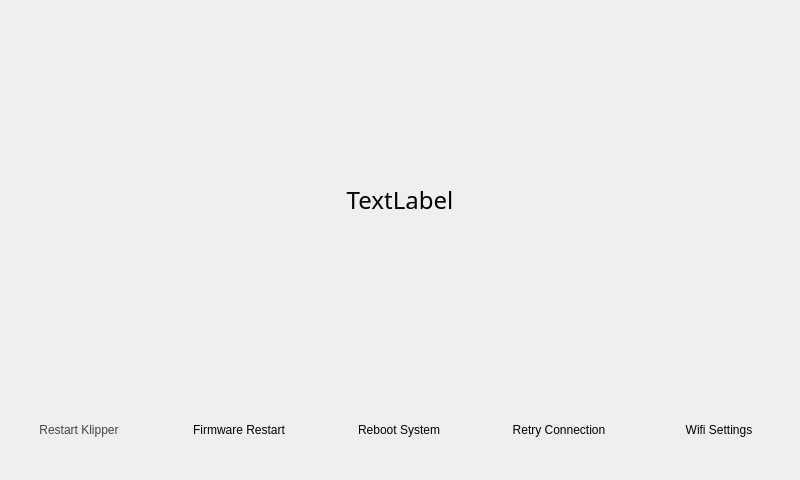
<?xml version="1.0" encoding="UTF-8"?>
<ui version="4.0">
 <class>ConnectivityForm</class>
 <widget class="QWidget" name="ConnectivityForm">
  <property name="windowModality">
   <enum>Qt::WindowModal</enum>
  </property>
  <property name="geometry">
   <rect>
    <x>0</x>
    <y>0</y>
    <width>800</width>
    <height>480</height>
   </rect>
  </property>
  <property name="sizePolicy">
   <sizepolicy hsizetype="Fixed" vsizetype="Fixed">
    <horstretch>0</horstretch>
    <verstretch>0</verstretch>
   </sizepolicy>
  </property>
  <property name="minimumSize">
   <size>
    <width>800</width>
    <height>480</height>
   </size>
  </property>
  <property name="maximumSize">
   <size>
    <width>800</width>
    <height>480</height>
   </size>
  </property>
  <property name="windowTitle">
   <string>Form</string>
  </property>
  <property name="windowOpacity">
   <double>1.000000000000000</double>
  </property>
  <property name="autoFillBackground">
   <bool>false</bool>
  </property>
  <property name="styleSheet">
   <string notr="true">#ConnectivityForm{
	
	
	background-image: url(:/background/1st_background.png);
}


#TextFrame &gt; QLabel{
	text-align: center;
	font-family: Momcake;
	font-style: normal;
	font-size: 18pt;
	color: rgba(255,255,255,1);
	text-align: center
}

</string>
  </property>
  <property name="class" stdset="0">
   <string/>
  </property>
  <widget class="QFrame" name="ButtonFrame">
   <property name="geometry">
    <rect>
     <x>-1</x>
     <y>390</y>
     <width>800</width>
     <height>80</height>
    </rect>
   </property>
   <property name="sizePolicy">
    <sizepolicy hsizetype="Preferred" vsizetype="Preferred">
     <horstretch>0</horstretch>
     <verstretch>0</verstretch>
    </sizepolicy>
   </property>
   <property name="minimumSize">
    <size>
     <width>800</width>
     <height>80</height>
    </size>
   </property>
   <property name="maximumSize">
    <size>
     <width>800</width>
     <height>80</height>
    </size>
   </property>
   <property name="baseSize">
    <size>
     <width>800</width>
     <height>80</height>
    </size>
   </property>
   <property name="font">
    <font>
     <stylestrategy>PreferAntialias</stylestrategy>
    </font>
   </property>
   <property name="tabletTracking">
    <bool>true</bool>
   </property>
   <property name="autoFillBackground">
    <bool>false</bool>
   </property>
   <property name="styleSheet">
    <string notr="true"/>
   </property>
   <property name="frameShape">
    <enum>QFrame::NoFrame</enum>
   </property>
   <property name="frameShadow">
    <enum>QFrame::Plain</enum>
   </property>
   <property name="lineWidth">
    <number>0</number>
   </property>
   <layout class="QHBoxLayout" name="horizontalLayout">
    <property name="spacing">
     <number>0</number>
    </property>
    <property name="sizeConstraint">
     <enum>QLayout::SetDefaultConstraint</enum>
    </property>
    <property name="leftMargin">
     <number>0</number>
    </property>
    <property name="topMargin">
     <number>0</number>
    </property>
    <property name="rightMargin">
     <number>0</number>
    </property>
    <property name="bottomMargin">
     <number>0</number>
    </property>
    <item>
     <widget class="CustomQPushButton" name="RestartKlipperButton">
      <property name="sizePolicy">
       <sizepolicy hsizetype="MinimumExpanding" vsizetype="Fixed">
        <horstretch>0</horstretch>
        <verstretch>0</verstretch>
       </sizepolicy>
      </property>
      <property name="minimumSize">
       <size>
        <width>160</width>
        <height>80</height>
       </size>
      </property>
      <property name="maximumSize">
       <size>
        <width>200</width>
        <height>80</height>
       </size>
      </property>
      <property name="baseSize">
       <size>
        <width>160</width>
        <height>80</height>
       </size>
      </property>
      <property name="palette">
       <palette>
        <active>
         <colorrole role="WindowText">
          <brush brushstyle="SolidPattern">
           <color alpha="255">
            <red>66</red>
            <green>66</green>
            <blue>66</blue>
           </color>
          </brush>
         </colorrole>
         <colorrole role="Text">
          <brush brushstyle="SolidPattern">
           <color alpha="255">
            <red>66</red>
            <green>66</green>
            <blue>66</blue>
           </color>
          </brush>
         </colorrole>
         <colorrole role="ButtonText">
          <brush brushstyle="SolidPattern">
           <color alpha="255">
            <red>66</red>
            <green>66</green>
            <blue>66</blue>
           </color>
          </brush>
         </colorrole>
        </active>
        <inactive>
         <colorrole role="WindowText">
          <brush brushstyle="SolidPattern">
           <color alpha="255">
            <red>66</red>
            <green>66</green>
            <blue>66</blue>
           </color>
          </brush>
         </colorrole>
         <colorrole role="Text">
          <brush brushstyle="SolidPattern">
           <color alpha="255">
            <red>66</red>
            <green>66</green>
            <blue>66</blue>
           </color>
          </brush>
         </colorrole>
         <colorrole role="ButtonText">
          <brush brushstyle="SolidPattern">
           <color alpha="255">
            <red>66</red>
            <green>66</green>
            <blue>66</blue>
           </color>
          </brush>
         </colorrole>
        </inactive>
        <disabled>
         <colorrole role="WindowText">
          <brush brushstyle="SolidPattern">
           <color alpha="255">
            <red>66</red>
            <green>66</green>
            <blue>66</blue>
           </color>
          </brush>
         </colorrole>
         <colorrole role="Text">
          <brush brushstyle="SolidPattern">
           <color alpha="255">
            <red>66</red>
            <green>66</green>
            <blue>66</blue>
           </color>
          </brush>
         </colorrole>
         <colorrole role="ButtonText">
          <brush brushstyle="SolidPattern">
           <color alpha="255">
            <red>66</red>
            <green>66</green>
            <blue>66</blue>
           </color>
          </brush>
         </colorrole>
        </disabled>
       </palette>
      </property>
      <property name="font">
       <font>
        <strikeout>false</strikeout>
        <stylestrategy>PreferAntialias</stylestrategy>
        <kerning>false</kerning>
       </font>
      </property>
      <property name="cursor">
       <cursorShape>BlankCursor</cursorShape>
      </property>
      <property name="tabletTracking">
       <bool>true</bool>
      </property>
      <property name="focusPolicy">
       <enum>Qt::NoFocus</enum>
      </property>
      <property name="contextMenuPolicy">
       <enum>Qt::NoContextMenu</enum>
      </property>
      <property name="layoutDirection">
       <enum>Qt::LeftToRight</enum>
      </property>
      <property name="autoFillBackground">
       <bool>false</bool>
      </property>
      <property name="styleSheet">
       <string notr="true"/>
      </property>
      <property name="text">
       <string>Restart Klipper</string>
      </property>
      <property name="iconSize">
       <size>
        <width>46</width>
        <height>42</height>
       </size>
      </property>
      <property name="checkable">
       <bool>false</bool>
      </property>
      <property name="autoRepeat">
       <bool>false</bool>
      </property>
      <property name="autoExclusive">
       <bool>false</bool>
      </property>
      <property name="autoRepeatDelay">
       <number>0</number>
      </property>
      <property name="autoRepeatInterval">
       <number>0</number>
      </property>
      <property name="autoDefault">
       <bool>false</bool>
      </property>
      <property name="flat">
       <bool>true</bool>
      </property>
      <property name="iconPixmap" stdset="0">
       <pixmap resource="resources/system_resources.qrc">:/icons/media/btn_icons/filament_icon.svg</pixmap>
      </property>
      <property name="borderLeftPixmap" stdset="0">
       <pixmap resource="resources/button_resources.qrc">:/button_borders/media/buttons/btn_part1.svg</pixmap>
      </property>
      <property name="borderCenterPixmap" stdset="0">
       <pixmap resource="resources/button_resources.qrc">:/button_borders/media/buttons/btn_part2.svg</pixmap>
      </property>
      <property name="borderRightPixmap" stdset="0">
       <pixmap resource="resources/button_resources.qrc">:/button_borders/media/buttons/btn_part3.svg</pixmap>
      </property>
     </widget>
    </item>
    <item>
     <widget class="CustomQPushButton" name="FirmwareRestartButton">
      <property name="sizePolicy">
       <sizepolicy hsizetype="MinimumExpanding" vsizetype="Fixed">
        <horstretch>0</horstretch>
        <verstretch>0</verstretch>
       </sizepolicy>
      </property>
      <property name="minimumSize">
       <size>
        <width>160</width>
        <height>80</height>
       </size>
      </property>
      <property name="maximumSize">
       <size>
        <width>200</width>
        <height>80</height>
       </size>
      </property>
      <property name="baseSize">
       <size>
        <width>160</width>
        <height>80</height>
       </size>
      </property>
      <property name="cursor">
       <cursorShape>BlankCursor</cursorShape>
      </property>
      <property name="tabletTracking">
       <bool>true</bool>
      </property>
      <property name="focusPolicy">
       <enum>Qt::NoFocus</enum>
      </property>
      <property name="contextMenuPolicy">
       <enum>Qt::NoContextMenu</enum>
      </property>
      <property name="autoFillBackground">
       <bool>false</bool>
      </property>
      <property name="text">
       <string>Firmware Restart</string>
      </property>
      <property name="autoDefault">
       <bool>false</bool>
      </property>
      <property name="default">
       <bool>false</bool>
      </property>
      <property name="flat">
       <bool>true</bool>
      </property>
      <property name="class" stdset="0">
       <string>system_control_btn</string>
      </property>
      <property name="iconPixmap" stdset="0">
       <pixmap/>
      </property>
      <property name="borderLeftPixmap" stdset="0">
       <pixmap resource="resources/button_resources.qrc">:/button_borders/media/buttons/btn_part1.svg</pixmap>
      </property>
      <property name="borderCenterPixmap" stdset="0">
       <pixmap resource="resources/button_resources.qrc">:/button_borders/media/buttons/btn_part2.svg</pixmap>
      </property>
      <property name="borderRightPixmap" stdset="0">
       <pixmap resource="resources/button_resources.qrc">:/button_borders/media/buttons/btn_part3.svg</pixmap>
      </property>
     </widget>
    </item>
    <item>
     <widget class="CustomQPushButton" name="RebootSystemButton">
      <property name="sizePolicy">
       <sizepolicy hsizetype="MinimumExpanding" vsizetype="Fixed">
        <horstretch>0</horstretch>
        <verstretch>0</verstretch>
       </sizepolicy>
      </property>
      <property name="minimumSize">
       <size>
        <width>160</width>
        <height>80</height>
       </size>
      </property>
      <property name="maximumSize">
       <size>
        <width>200</width>
        <height>80</height>
       </size>
      </property>
      <property name="baseSize">
       <size>
        <width>160</width>
        <height>80</height>
       </size>
      </property>
      <property name="cursor">
       <cursorShape>BlankCursor</cursorShape>
      </property>
      <property name="tabletTracking">
       <bool>true</bool>
      </property>
      <property name="focusPolicy">
       <enum>Qt::NoFocus</enum>
      </property>
      <property name="contextMenuPolicy">
       <enum>Qt::NoContextMenu</enum>
      </property>
      <property name="autoFillBackground">
       <bool>false</bool>
      </property>
      <property name="text">
       <string>Reboot System</string>
      </property>
      <property name="autoDefault">
       <bool>false</bool>
      </property>
      <property name="default">
       <bool>false</bool>
      </property>
      <property name="flat">
       <bool>true</bool>
      </property>
      <property name="class" stdset="0">
       <string>system_control_btn</string>
      </property>
      <property name="iconPixmap" stdset="0">
       <pixmap/>
      </property>
      <property name="borderLeftPixmap" stdset="0">
       <pixmap resource="resources/button_resources.qrc">:/button_borders/media/buttons/btn_part1.svg</pixmap>
      </property>
      <property name="borderCenterPixmap" stdset="0">
       <pixmap resource="resources/button_resources.qrc">:/button_borders/media/buttons/btn_part2.svg</pixmap>
      </property>
      <property name="borderRightPixmap" stdset="0">
       <pixmap resource="resources/button_resources.qrc">:/button_borders/media/buttons/btn_part3.svg</pixmap>
      </property>
     </widget>
    </item>
    <item>
     <widget class="CustomQPushButton" name="RetryConnectionButton">
      <property name="sizePolicy">
       <sizepolicy hsizetype="MinimumExpanding" vsizetype="Fixed">
        <horstretch>0</horstretch>
        <verstretch>0</verstretch>
       </sizepolicy>
      </property>
      <property name="minimumSize">
       <size>
        <width>160</width>
        <height>80</height>
       </size>
      </property>
      <property name="maximumSize">
       <size>
        <width>200</width>
        <height>80</height>
       </size>
      </property>
      <property name="baseSize">
       <size>
        <width>160</width>
        <height>80</height>
       </size>
      </property>
      <property name="tabletTracking">
       <bool>true</bool>
      </property>
      <property name="focusPolicy">
       <enum>Qt::ClickFocus</enum>
      </property>
      <property name="autoFillBackground">
       <bool>false</bool>
      </property>
      <property name="styleSheet">
       <string notr="true"/>
      </property>
      <property name="text">
       <string>Retry Connection</string>
      </property>
      <property name="icon">
       <iconset>
        <normaloff>:/Svgtype/media/icons/retry_connectionsvg.svg</normaloff>:/Svgtype/media/icons/retry_connectionsvg.svg</iconset>
      </property>
      <property name="iconSize">
       <size>
        <width>38</width>
        <height>16</height>
       </size>
      </property>
      <property name="checkable">
       <bool>false</bool>
      </property>
      <property name="autoRepeatDelay">
       <number>0</number>
      </property>
      <property name="autoRepeatInterval">
       <number>0</number>
      </property>
      <property name="autoDefault">
       <bool>false</bool>
      </property>
      <property name="default">
       <bool>false</bool>
      </property>
      <property name="flat">
       <bool>true</bool>
      </property>
      <property name="class" stdset="0">
       <string>system_control_btn</string>
      </property>
      <property name="borderLeftPixmap" stdset="0">
       <pixmap resource="resources/button_resources.qrc">:/button_borders/media/buttons/btn_part1.svg</pixmap>
      </property>
      <property name="borderCenterPixmap" stdset="0">
       <pixmap resource="resources/button_resources.qrc">:/button_borders/media/buttons/btn_part2.svg</pixmap>
      </property>
      <property name="borderRightPixmap" stdset="0">
       <pixmap resource="resources/button_resources.qrc">:/button_borders/media/buttons/btn_part3.svg</pixmap>
      </property>
      <property name="iconPixmap" stdset="0">
       <pixmap resource="resources/system_resources.qrc">:/icons/media/btn_icons/filament_unload.svg</pixmap>
      </property>
     </widget>
    </item>
    <item>
     <widget class="CustomQPushButton" name="WifiButton">
      <property name="sizePolicy">
       <sizepolicy hsizetype="MinimumExpanding" vsizetype="Fixed">
        <horstretch>0</horstretch>
        <verstretch>0</verstretch>
       </sizepolicy>
      </property>
      <property name="minimumSize">
       <size>
        <width>160</width>
        <height>80</height>
       </size>
      </property>
      <property name="maximumSize">
       <size>
        <width>200</width>
        <height>80</height>
       </size>
      </property>
      <property name="baseSize">
       <size>
        <width>160</width>
        <height>80</height>
       </size>
      </property>
      <property name="tabletTracking">
       <bool>true</bool>
      </property>
      <property name="focusPolicy">
       <enum>Qt::NoFocus</enum>
      </property>
      <property name="contextMenuPolicy">
       <enum>Qt::NoContextMenu</enum>
      </property>
      <property name="autoFillBackground">
       <bool>false</bool>
      </property>
      <property name="text">
       <string>Wifi Settings</string>
      </property>
      <property name="autoDefault">
       <bool>false</bool>
      </property>
      <property name="default">
       <bool>false</bool>
      </property>
      <property name="flat">
       <bool>true</bool>
      </property>
      <property name="class" stdset="0">
       <string>system_control_btn</string>
      </property>
      <property name="borderLeftPixmap" stdset="0">
       <pixmap resource="resources/button_resources.qrc">:/button_borders/media/buttons/btn_part1.svg</pixmap>
      </property>
      <property name="borderCenterPixmap" stdset="0">
       <pixmap resource="resources/button_resources.qrc">:/button_borders/media/buttons/btn_part2.svg</pixmap>
      </property>
      <property name="borderRightPixmap" stdset="0">
       <pixmap resource="resources/button_resources.qrc">:/button_borders/media/buttons/btn_part3.svg</pixmap>
      </property>
     </widget>
    </item>
   </layout>
  </widget>
  <widget class="QFrame" name="TextFrame">
   <property name="geometry">
    <rect>
     <x>0</x>
     <y>0</y>
     <width>800</width>
     <height>400</height>
    </rect>
   </property>
   <property name="sizePolicy">
    <sizepolicy hsizetype="Minimum" vsizetype="Minimum">
     <horstretch>0</horstretch>
     <verstretch>0</verstretch>
    </sizepolicy>
   </property>
   <property name="minimumSize">
    <size>
     <width>800</width>
     <height>400</height>
    </size>
   </property>
   <property name="maximumSize">
    <size>
     <width>800</width>
     <height>400</height>
    </size>
   </property>
   <property name="palette">
    <palette>
     <active/>
     <inactive/>
     <disabled/>
    </palette>
   </property>
   <property name="autoFillBackground">
    <bool>false</bool>
   </property>
   <property name="frameShape">
    <enum>QFrame::NoFrame</enum>
   </property>
   <property name="frameShadow">
    <enum>QFrame::Raised</enum>
   </property>
   <layout class="QVBoxLayout" name="verticalLayout">
    <item>
     <widget class="QLabel" name="connectionTextBox">
      <property name="sizePolicy">
       <sizepolicy hsizetype="Preferred" vsizetype="Preferred">
        <horstretch>0</horstretch>
        <verstretch>0</verstretch>
       </sizepolicy>
      </property>
      <property name="maximumSize">
       <size>
        <width>800</width>
        <height>400</height>
       </size>
      </property>
      <property name="font">
       <font>
        <family>Momcake</family>
        <pointsize>18</pointsize>
        <italic>false</italic>
       </font>
      </property>
      <property name="text">
       <string>TextLabel</string>
      </property>
      <property name="textFormat">
       <enum>Qt::PlainText</enum>
      </property>
      <property name="scaledContents">
       <bool>false</bool>
      </property>
      <property name="alignment">
       <set>Qt::AlignCenter</set>
      </property>
      <property name="wordWrap">
       <bool>false</bool>
      </property>
      <property name="textInteractionFlags">
       <set>Qt::NoTextInteraction</set>
      </property>
     </widget>
    </item>
   </layout>
  </widget>
 </widget>
 <customwidgets>
  <customwidget>
   <class>CustomQPushButton</class>
   <extends>QPushButton</extends>
   <header location="global">utils.ui</header>
  </customwidget>
 </customwidgets>
 <resources>
  <include location="resources/background_resources.qrc"/>
  <include location="resources/button_resources.qrc"/>
  <include location="resources/icon_resources.qrc"/>
  <include location="resources/main_menu_resources.qrc"/>
  <include location="resources/system_resources.qrc"/>
  <include location="resources/top_bar_resources.qrc"/>
 </resources>
 <connections/>
</ui>
